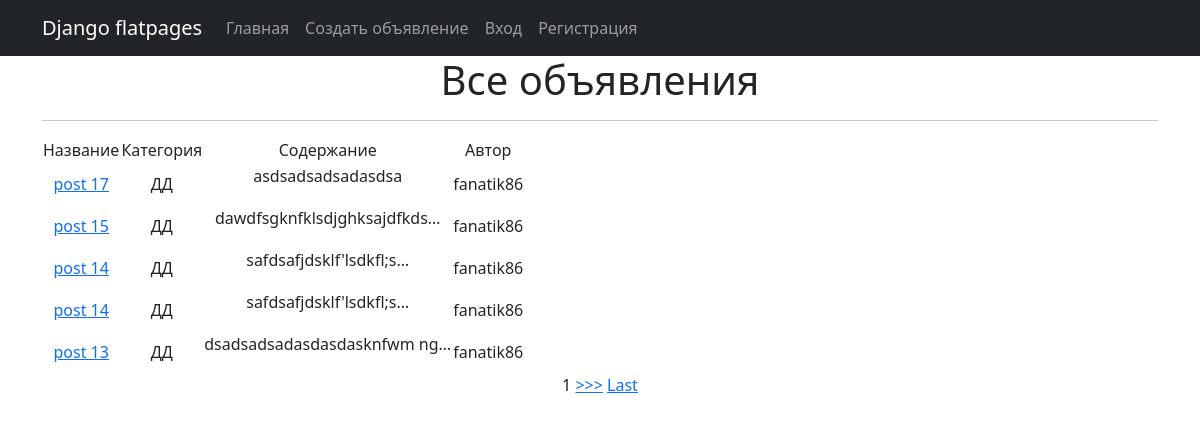
Before: / with the older database file.
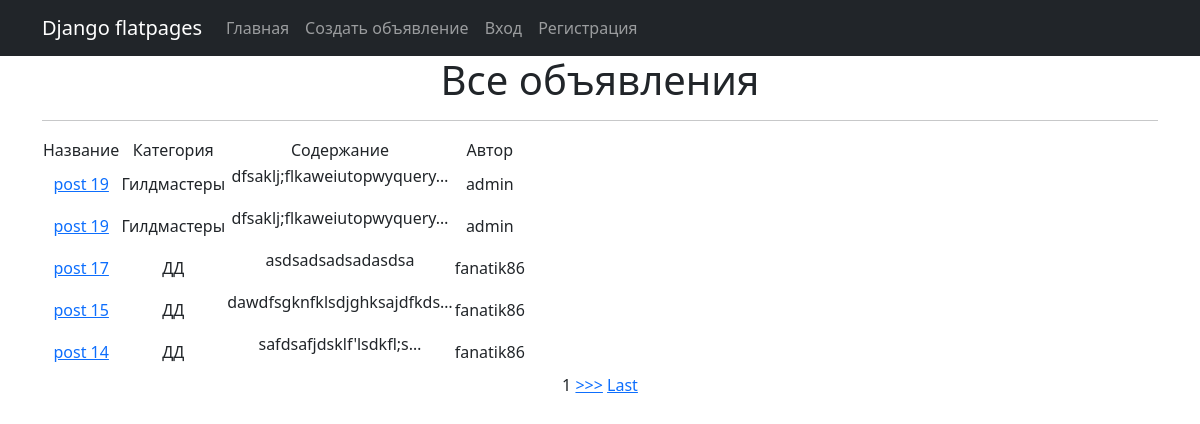
After: the same page with the newer database file.
### Post/models.py (models this page shows, shortened)
class Posts(models.Model):
    id_Post = models.BigAutoField(primary_key=True)
    header = models.CharField(verbose_name="Заголовок", max_length=150)
    '''content = RichTextField()'''
    content = RichTextUploadingField('contents')
    author = models.ForeignKey(User, on_delete=models.CASCADE, related_name='Пост_Пользователя')
    category = models.ForeignKey('Category', on_delete=models.CASCADE, related_name='Категория')

class Category(models.Model):
    id_category = models.BigAutoField(primary_key=True)
    name = models.CharField(verbose_name='Категория', max_length=50)
    subscribed = models.ManyToManyField(User, related_name='sub_category')

### Post/views.py (the view)
# urls.py: path('', PostsList.as_view()),
class PostsList(ListView):
    model = Posts
    template_name = 'posts.html'
    context_object_name = 'posts'
    queryset = Posts.objects.order_by('-id_Post')
    paginate_by = 5
    def get_context_data(self, *, object_list=None, **kwargs):
        context = super().get_context_data(**kwargs)
        return context

### templates/posts.html (shortened to what this page needs)
{% extends 'base/default.html' %}
{% block content %}
    <h1>Все объявления</h1>
    <hr>
    {% if posts %}
        <table>
            <tr>
                <td>
                    Название
                </td>
                <td>
                    Категория
                </td>
                <td>
                    Содержание
                </td>
                <td>
                    Автор
                </td>
            </tr>
        {% for post in posts %}
            <tr>
                <td>
                    <a href="{% url 'post_detail' post.id_Post %}">{{ post.header }}</a>
                </td>
                <td>
                    {{ post.category.name }}
                </td>
                <td>
                    {{ post.content | truncatechars:30 | safe}}
                </td>
                <td>
                    {{ post.author }}
                </td>
            </tr>
        {% endfor %}
        </table>
    {% else %}
        <h2>Нет объявлений</h2>
    {% endif %}
    {% if is_paginated %}
    {% for num in page_obj.paginator.page_range %}
        {% if page_obj.number == num %}
            <a>{{ num }}</a>
        {% elif num > page_obj.number|add:'-3' and num < obj.number|add:'3' %}
            <a href="?page={{ num }}">{{ num }}</a>
        {% endif %}
    {% endfor %}
    {% if page_obj.has_next %}
        <a href="?page={{ page_obj.next_page_number }}">>>></a>
        <a href="?page={{ page_obj.paginator.num_pages }}">Last</a>
    {% endif %}
    {% endif %}
{% endblock content %}

Changed rows visible on the page:
no longer on this page (row unchanged): Posts: header "post 14", category.name "ДД", content "safdsafjdsklf'lsdkfl;s…", author "fanatik86"
no longer on this page (row unchanged): Posts: header "post 13", category.name "ДД", content "dsadsadsadasdasdasknfwm ng…", author "fanatik86"
added Posts: header "post 19", category.name "Гилдмастеры", content "dfsaklj;flkaweiutopwyquery…", author "admin"
added Posts: header "post 19", category.name "Гилдмастеры", content "dfsaklj;flkaweiutopwyquery…", author "admin"
